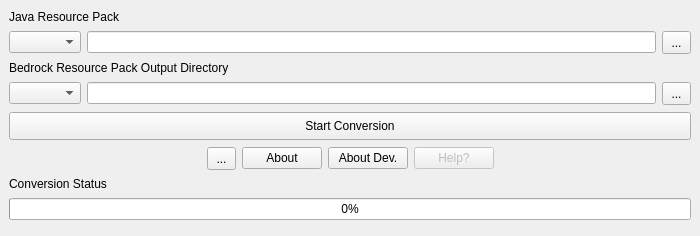
<?xml version="1.0" encoding="UTF-8"?>
<ui version="4.0">
 <class>MainWindow</class>
 <widget class="QMainWindow" name="MainWindow">
  <property name="geometry">
   <rect>
    <x>0</x>
    <y>0</y>
    <width>700</width>
    <height>236</height>
   </rect>
  </property>
  <property name="sizePolicy">
   <sizepolicy hsizetype="Preferred" vsizetype="Preferred">
    <horstretch>0</horstretch>
    <verstretch>0</verstretch>
   </sizepolicy>
  </property>
  <property name="minimumSize">
   <size>
    <width>500</width>
    <height>0</height>
   </size>
  </property>
  <property name="maximumSize">
   <size>
    <width>700</width>
    <height>16777215</height>
   </size>
  </property>
  <property name="windowTitle">
   <string>Minecraft Resource Converter</string>
  </property>
  <widget class="QWidget" name="centralwidget">
   <layout class="QGridLayout" name="gridLayout">
    <item row="6" column="0" colspan="3">
     <widget class="QLabel" name="conversionStatusLabel">
      <property name="sizePolicy">
       <sizepolicy hsizetype="Preferred" vsizetype="Fixed">
        <horstretch>0</horstretch>
        <verstretch>0</verstretch>
       </sizepolicy>
      </property>
      <property name="text">
       <string>Conversion Status</string>
      </property>
     </widget>
    </item>
    <item row="3" column="0">
     <widget class="QComboBox" name="bedrockResourcePackTypeCombo"/>
    </item>
    <item row="5" column="0" colspan="3">
     <layout class="QHBoxLayout" name="horizontalLayout">
      <item>
       <spacer name="horizontalSpacer">
        <property name="orientation">
         <enum>Qt::Horizontal</enum>
        </property>
        <property name="sizeHint" stdset="0">
         <size>
          <width>40</width>
          <height>20</height>
         </size>
        </property>
       </spacer>
      </item>
      <item>
       <widget class="QToolButton" name="settingsBtn">
        <property name="styleSheet">
         <string notr="true">padding: 2px 4px;</string>
        </property>
        <property name="text">
         <string>...</string>
        </property>
        <property name="icon">
         <iconset resource="assets.qrc">
          <normaloff>:/icons/assets/icons/gear.svg</normaloff>:/icons/assets/icons/gear.svg</iconset>
        </property>
       </widget>
      </item>
      <item>
       <widget class="QPushButton" name="aboutBtn">
        <property name="text">
         <string>About</string>
        </property>
       </widget>
      </item>
      <item>
       <widget class="QPushButton" name="aboutDevBtn">
        <property name="text">
         <string>About Dev.</string>
        </property>
       </widget>
      </item>
      <item>
       <widget class="QPushButton" name="helpBtn">
        <property name="enabled">
         <bool>false</bool>
        </property>
        <property name="text">
         <string>Help?</string>
        </property>
       </widget>
      </item>
      <item>
       <spacer name="horizontalSpacer_2">
        <property name="orientation">
         <enum>Qt::Horizontal</enum>
        </property>
        <property name="sizeHint" stdset="0">
         <size>
          <width>40</width>
          <height>20</height>
         </size>
        </property>
       </spacer>
      </item>
     </layout>
    </item>
    <item row="1" column="0">
     <widget class="QComboBox" name="javaResourcePackTypeCombo"/>
    </item>
    <item row="3" column="2">
     <widget class="QToolButton" name="bedrockResourcePackBrowseBtn">
      <property name="styleSheet">
       <string notr="true">padding: 2px 4px;</string>
      </property>
      <property name="text">
       <string>...</string>
      </property>
      <property name="icon">
       <iconset resource="assets.qrc">
        <normaloff>:/icons/assets/icons/folder.svg</normaloff>:/icons/assets/icons/folder.svg</iconset>
      </property>
     </widget>
    </item>
    <item row="0" column="0" colspan="3">
     <widget class="QLabel" name="label">
      <property name="sizePolicy">
       <sizepolicy hsizetype="Preferred" vsizetype="Fixed">
        <horstretch>0</horstretch>
        <verstretch>0</verstretch>
       </sizepolicy>
      </property>
      <property name="text">
       <string>Java Resource Pack</string>
      </property>
     </widget>
    </item>
    <item row="4" column="0" colspan="3">
     <widget class="QPushButton" name="startConversionBtn">
      <property name="styleSheet">
       <string notr="true">padding: 6px 0;</string>
      </property>
      <property name="text">
       <string>Start Conversion</string>
      </property>
     </widget>
    </item>
    <item row="1" column="1">
     <widget class="QLineEdit" name="javaResourcePackLineEdit">
      <property name="readOnly">
       <bool>true</bool>
      </property>
     </widget>
    </item>
    <item row="2" column="0" colspan="3">
     <widget class="QLabel" name="label_2">
      <property name="sizePolicy">
       <sizepolicy hsizetype="Preferred" vsizetype="Fixed">
        <horstretch>0</horstretch>
        <verstretch>0</verstretch>
       </sizepolicy>
      </property>
      <property name="text">
       <string>Bedrock Resource Pack Output Directory</string>
      </property>
     </widget>
    </item>
    <item row="7" column="0" colspan="3">
     <widget class="QProgressBar" name="conversionStatusProgressBar">
      <property name="value">
       <number>0</number>
      </property>
      <property name="invertedAppearance">
       <bool>false</bool>
      </property>
     </widget>
    </item>
    <item row="3" column="1">
     <widget class="QLineEdit" name="bedrockResourcePackLineEdit">
      <property name="readOnly">
       <bool>true</bool>
      </property>
     </widget>
    </item>
    <item row="1" column="2">
     <widget class="QToolButton" name="javaResourcePackBrowseBtn">
      <property name="styleSheet">
       <string notr="true">padding: 2px 4px;</string>
      </property>
      <property name="text">
       <string>...</string>
      </property>
      <property name="icon">
       <iconset resource="assets.qrc">
        <normaloff>:/icons/assets/icons/folder.svg</normaloff>:/icons/assets/icons/folder.svg</iconset>
      </property>
     </widget>
    </item>
   </layout>
  </widget>
 </widget>
 <resources>
  <include location="assets.qrc"/>
 </resources>
 <connections/>
</ui>
